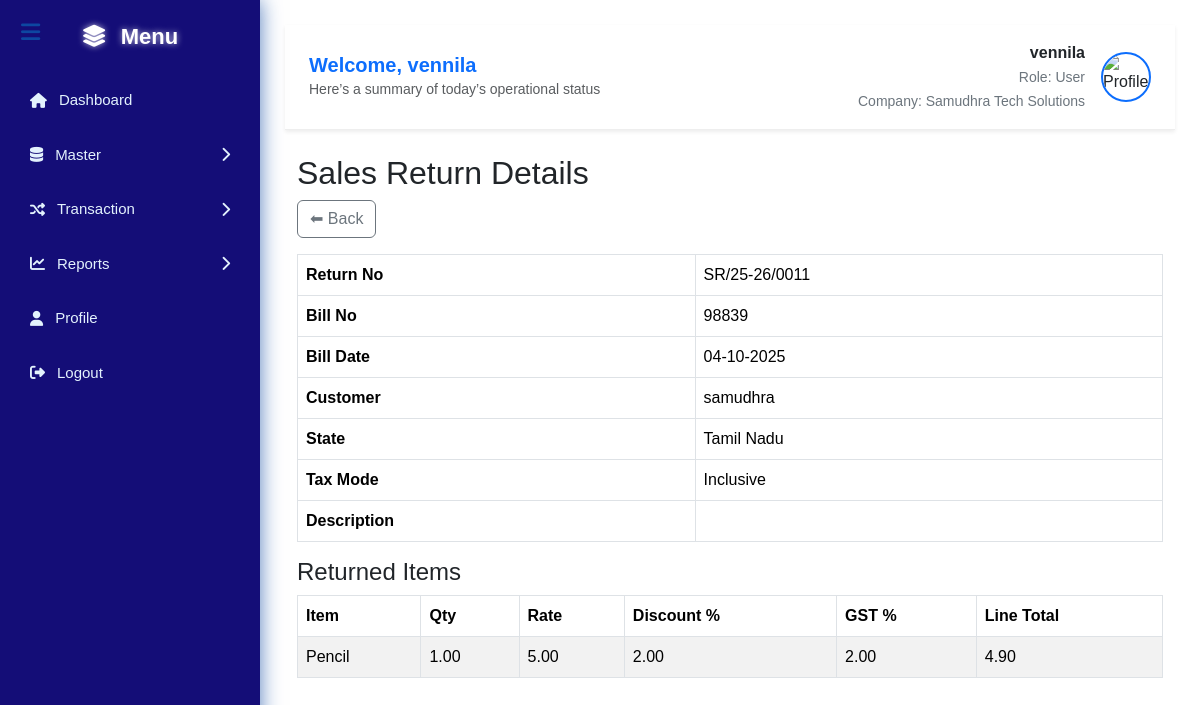
The page /view_sales_return.php?id=11 (signed in) on the database its author committed.
### tables this page shows
CREATE TABLE `sales_returns` (
  `return_id` int(11) NOT NULL,
  `return_no` varchar(50) NOT NULL,
  `invoice_no` varchar(50) DEFAULT NULL,
  `invoice_date` date DEFAULT NULL,
  `customer_id` int(11) DEFAULT NULL,
  `state` varchar(100) DEFAULT NULL,
  `tax_mode` enum('Inclusive','Exclusive') DEFAULT NULL,
  `description` text DEFAULT NULL,
  `total_amount` decimal(12,2) DEFAULT 0.00,
  `return_date` timestamp NOT NULL DEFAULT current_timestamp()
);

CREATE TABLE `customers` (
  `customer_id` int(11) NOT NULL,
  `customer_name` varchar(100) NOT NULL,
  `address` text DEFAULT NULL,
  `phone` varchar(20) DEFAULT NULL,
  `email` varchar(100) DEFAULT NULL,
  `created_at` timestamp NOT NULL DEFAULT current_timestamp()
);

CREATE TABLE `sales_return_items` (
  `item_id` int(11) NOT NULL,
  `sr_id` int(11) DEFAULT NULL,
  `product_id` int(11) DEFAULT NULL,
  `quantity` decimal(12,2) DEFAULT NULL,
  `rate` decimal(12,2) DEFAULT NULL,
  `discount` decimal(5,2) DEFAULT NULL,
  `gst` decimal(5,2) DEFAULT NULL,
  `line_total` decimal(12,2) DEFAULT NULL
);

CREATE TABLE `products` (
  `product_id` int(11) NOT NULL,
  `category_id` int(11) DEFAULT NULL,
  `product_name` varchar(100) DEFAULT NULL,
  `category` varchar(100) NOT NULL,
  `rate` decimal(10,2) DEFAULT NULL,
  `discount` decimal(5,2) DEFAULT 0.00,
  `gst` decimal(5,2) DEFAULT 0.00,
  `hsn_code` varchar(50) DEFAULT NULL,
  `stock_quantity` decimal(10,2) DEFAULT NULL,
  `mrp` decimal(10,2) DEFAULT NULL,
  `reorder_level` decimal(10,2) DEFAULT NULL
);

### view_sales_return.php (the view, shortened to what this page needs)
<?php
require_once 'config.php';
include 'header.php';
$id = (int)$_GET['id'];
$sql = "
    SELECT
        sr.return_id,
        sr.return_no,
        sr.invoice_no,
        sr.invoice_date AS bill_date,
        c.customer_name,
        sr.state,
        sr.tax_mode,
        sr.description
    FROM sales_returns sr
    LEFT JOIN customers c ON sr.customer_id = c.customer_id
    WHERE sr.return_id = ?
";
$stmt = $pdo->prepare($sql);
$stmt->execute([$id]);
$return = $stmt->fetch(PDO::FETCH_ASSOC);
$sql = "
    SELECT
        p.product_name AS item_name,
        sri.quantity,
        sri.rate,
        sri.discount,
        sri.gst,
        sri.line_total
    FROM sales_return_items sri
    LEFT JOIN products p ON sri.product_id = p.product_id
    WHERE sri.sr_id = ?
";
$stmt = $pdo->prepare($sql);
$stmt->execute([$id]);
$items = $stmt->fetchAll(PDO::FETCH_ASSOC);
?>
<div class="container mt-4">
    <h2>Sales Return Details</h2>
    <div class="mb-3">
        <a href="sales_return_list.php" class="btn btn-outline-secondary">⬅ Back</a>
    </div>
    <table class="table table-bordered">
        <tr><th>Return No</th><td><?= htmlspecialchars($return['return_no']) ?></td></tr>
        <tr><th>Bill No</th><td><?= htmlspecialchars($return['invoice_no']) ?></td></tr>
        <tr><th>Bill Date</th><td><?= date('d-m-Y', strtotime($return['bill_date'])) ?></td></tr>
        <tr><th>Customer</th><td><?= htmlspecialchars($return['customer_name']) ?></td></tr>
        <tr><th>State</th><td><?= htmlspecialchars($return['state']) ?></td></tr>
        <tr><th>Tax Mode</th><td><?= htmlspecialchars($return['tax_mode']) ?></td></tr>
        <tr><th>Description</th><td><?= htmlspecialchars($return['description']) ?></td></tr>
    </table>
    <h4>Returned Items</h4>
    <table class="table table-bordered table-striped">
        <thead>
            <tr>
                <th>Item</th>
                <th>Qty</th>
                <th>Rate</th>
                <th>Discount %</th>
                <th>GST %</th>
                <th>Line Total</th>
            </tr>
        </thead>
        <tbody>
            <?php if ($items): ?>
                <?php foreach ($items as $it): ?>
                    <tr>
                        <td><?= htmlspecialchars($it['item_name']) ?></td>
                        <td><?= $it['quantity'] ?></td>
                        <td><?= number_format($it['rate'], 2) ?></td>
                        <td><?= $it['discount'] ?></td>
                        <td><?= $it['gst'] ?></td>
                        <td><?= number_format($it['line_total'], 2) ?></td>
                    </tr>
                <?php endforeach; ?>
            <?php else: ?>
                <tr><td colspan="6" class="text-center">No items found.</td></tr>
            <?php endif; ?>
        </tbody>
    </table>
</div>

### rows shown on the page
sales_returns: return_no "SR/25-26/0011", invoice_no "98839", invoice_date "04-10-2025", customer.customer_name "samudhra", state "Tamil Nadu", tax_mode "Inclusive"
sales_return_items: product.product_name "Pencil", quantity "1.00", rate "5.00", discount "2.00", gst "2.00", line_total "4.90"

### other values the page prints
$name "vennila"
$role "User"
$company "Samudhra Tech Solutions"
